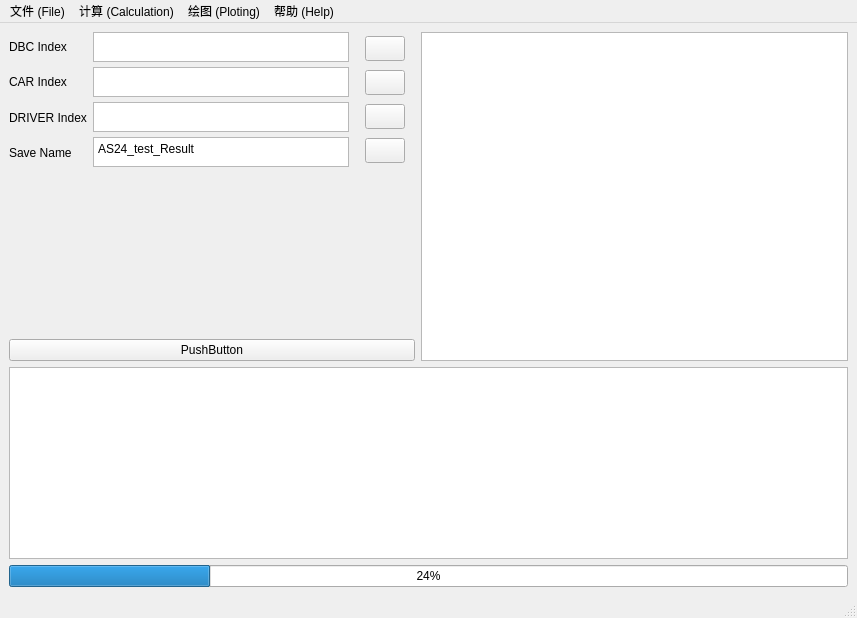
<?xml version="1.0" encoding="UTF-8"?>
<ui version="4.0">
 <class>MainWindow</class>
 <widget class="QMainWindow" name="MainWindow">
  <property name="geometry">
   <rect>
    <x>0</x>
    <y>0</y>
    <width>857</width>
    <height>618</height>
   </rect>
  </property>
  <property name="windowTitle">
   <string>MainWindow</string>
  </property>
  <widget class="QWidget" name="centralwidget">
   <layout class="QGridLayout" name="gridLayout">
    <item row="0" column="0">
     <layout class="QHBoxLayout" name="horizontalLayout">
      <property name="sizeConstraint">
       <enum>QLayout::SetNoConstraint</enum>
      </property>
      <item>
       <layout class="QVBoxLayout" name="verticalLayout">
        <item>
         <widget class="QLabel" name="label">
          <property name="sizePolicy">
           <sizepolicy hsizetype="Fixed" vsizetype="Fixed">
            <horstretch>0</horstretch>
            <verstretch>0</verstretch>
           </sizepolicy>
          </property>
          <property name="maximumSize">
           <size>
            <width>100</width>
            <height>40</height>
           </size>
          </property>
          <property name="font">
           <font>
            <pointsize>9</pointsize>
           </font>
          </property>
          <property name="text">
           <string>DBC Index</string>
          </property>
         </widget>
        </item>
        <item>
         <widget class="QLabel" name="label_2">
          <property name="sizePolicy">
           <sizepolicy hsizetype="Fixed" vsizetype="Fixed">
            <horstretch>0</horstretch>
            <verstretch>0</verstretch>
           </sizepolicy>
          </property>
          <property name="maximumSize">
           <size>
            <width>100</width>
            <height>40</height>
           </size>
          </property>
          <property name="font">
           <font>
            <pointsize>9</pointsize>
           </font>
          </property>
          <property name="text">
           <string>CAR Index</string>
          </property>
         </widget>
        </item>
        <item>
         <widget class="QLabel" name="label_3">
          <property name="sizePolicy">
           <sizepolicy hsizetype="Fixed" vsizetype="Fixed">
            <horstretch>0</horstretch>
            <verstretch>0</verstretch>
           </sizepolicy>
          </property>
          <property name="maximumSize">
           <size>
            <width>100</width>
            <height>40</height>
           </size>
          </property>
          <property name="font">
           <font>
            <pointsize>9</pointsize>
           </font>
          </property>
          <property name="text">
           <string>DRIVER Index</string>
          </property>
         </widget>
        </item>
        <item>
         <widget class="QLabel" name="label_4">
          <property name="sizePolicy">
           <sizepolicy hsizetype="Fixed" vsizetype="Fixed">
            <horstretch>0</horstretch>
            <verstretch>0</verstretch>
           </sizepolicy>
          </property>
          <property name="maximumSize">
           <size>
            <width>100</width>
            <height>40</height>
           </size>
          </property>
          <property name="font">
           <font>
            <pointsize>9</pointsize>
           </font>
          </property>
          <property name="text">
           <string>Save Name</string>
          </property>
         </widget>
        </item>
       </layout>
      </item>
      <item>
       <layout class="QVBoxLayout" name="verticalLayout_2">
        <property name="spacing">
         <number>5</number>
        </property>
        <property name="sizeConstraint">
         <enum>QLayout::SetMaximumSize</enum>
        </property>
        <item>
         <widget class="QPlainTextEdit" name="plainTextEdit">
          <property name="sizePolicy">
           <sizepolicy hsizetype="Fixed" vsizetype="Expanding">
            <horstretch>0</horstretch>
            <verstretch>0</verstretch>
           </sizepolicy>
          </property>
          <property name="maximumSize">
           <size>
            <width>400</width>
            <height>30</height>
           </size>
          </property>
         </widget>
        </item>
        <item>
         <widget class="QPlainTextEdit" name="plainTextEdit_2">
          <property name="sizePolicy">
           <sizepolicy hsizetype="Fixed" vsizetype="Expanding">
            <horstretch>0</horstretch>
            <verstretch>0</verstretch>
           </sizepolicy>
          </property>
          <property name="maximumSize">
           <size>
            <width>400</width>
            <height>30</height>
           </size>
          </property>
         </widget>
        </item>
        <item>
         <widget class="QPlainTextEdit" name="plainTextEdit_3">
          <property name="sizePolicy">
           <sizepolicy hsizetype="Fixed" vsizetype="Expanding">
            <horstretch>0</horstretch>
            <verstretch>0</verstretch>
           </sizepolicy>
          </property>
          <property name="maximumSize">
           <size>
            <width>400</width>
            <height>30</height>
           </size>
          </property>
         </widget>
        </item>
        <item>
         <widget class="QPlainTextEdit" name="plainTextEdit_4">
          <property name="sizePolicy">
           <sizepolicy hsizetype="Fixed" vsizetype="Expanding">
            <horstretch>0</horstretch>
            <verstretch>0</verstretch>
           </sizepolicy>
          </property>
          <property name="maximumSize">
           <size>
            <width>400</width>
            <height>30</height>
           </size>
          </property>
          <property name="plainText">
           <string>AS24_test_Result</string>
          </property>
         </widget>
        </item>
       </layout>
      </item>
      <item>
       <layout class="QVBoxLayout" name="verticalLayout_3">
        <property name="spacing">
         <number>5</number>
        </property>
        <property name="leftMargin">
         <number>10</number>
        </property>
        <property name="topMargin">
         <number>0</number>
        </property>
        <property name="rightMargin">
         <number>10</number>
        </property>
        <item>
         <widget class="QPushButton" name="open_CAR">
          <property name="sizePolicy">
           <sizepolicy hsizetype="Fixed" vsizetype="Fixed">
            <horstretch>0</horstretch>
            <verstretch>0</verstretch>
           </sizepolicy>
          </property>
          <property name="minimumSize">
           <size>
            <width>40</width>
            <height>25</height>
           </size>
          </property>
          <property name="maximumSize">
           <size>
            <width>90</width>
            <height>25</height>
           </size>
          </property>
          <property name="styleSheet">
           <string notr="true">QPushButton{border-image: url(./Image/file.png);}

</string>
          </property>
          <property name="text">
           <string/>
          </property>
         </widget>
        </item>
        <item>
         <widget class="QPushButton" name="open_DBC">
          <property name="sizePolicy">
           <sizepolicy hsizetype="Fixed" vsizetype="Fixed">
            <horstretch>0</horstretch>
            <verstretch>0</verstretch>
           </sizepolicy>
          </property>
          <property name="minimumSize">
           <size>
            <width>40</width>
            <height>25</height>
           </size>
          </property>
          <property name="styleSheet">
           <string notr="true">QPushButton{border-image: url(./Image/file.png);}
</string>
          </property>
          <property name="text">
           <string/>
          </property>
         </widget>
        </item>
        <item>
         <widget class="QPushButton" name="open_DRIVER">
          <property name="sizePolicy">
           <sizepolicy hsizetype="Fixed" vsizetype="Fixed">
            <horstretch>0</horstretch>
            <verstretch>0</verstretch>
           </sizepolicy>
          </property>
          <property name="minimumSize">
           <size>
            <width>40</width>
            <height>25</height>
           </size>
          </property>
          <property name="styleSheet">
           <string notr="true">QPushButton{border-image: url(./Image/file.png);}
</string>
          </property>
          <property name="text">
           <string/>
          </property>
         </widget>
        </item>
        <item>
         <widget class="QPushButton" name="pushButton">
          <property name="sizePolicy">
           <sizepolicy hsizetype="Fixed" vsizetype="Fixed">
            <horstretch>0</horstretch>
            <verstretch>0</verstretch>
           </sizepolicy>
          </property>
          <property name="minimumSize">
           <size>
            <width>40</width>
            <height>25</height>
           </size>
          </property>
          <property name="maximumSize">
           <size>
            <width>16777215</width>
            <height>16777215</height>
           </size>
          </property>
          <property name="styleSheet">
           <string notr="true">QPushButton{border-image: url(./Image/Set_name.png);}
</string>
          </property>
          <property name="text">
           <string/>
          </property>
         </widget>
        </item>
       </layout>
      </item>
     </layout>
    </item>
    <item row="5" column="0" colspan="2">
     <widget class="QProgressBar" name="progressBar">
      <property name="value">
       <number>24</number>
      </property>
     </widget>
    </item>
    <item row="4" column="0" colspan="2">
     <widget class="QTableView" name="DatatableView"/>
    </item>
    <item row="0" column="1" rowspan="4">
     <widget class="QGraphicsView" name="graphicsView">
      <property name="sizePolicy">
       <sizepolicy hsizetype="Expanding" vsizetype="Expanding">
        <horstretch>0</horstretch>
        <verstretch>0</verstretch>
       </sizepolicy>
      </property>
      <property name="minimumSize">
       <size>
        <width>0</width>
        <height>0</height>
       </size>
      </property>
      <property name="maximumSize">
       <size>
        <width>100000</width>
        <height>10000</height>
       </size>
      </property>
      <property name="autoFillBackground">
       <bool>true</bool>
      </property>
     </widget>
    </item>
    <item row="2" column="0" rowspan="2">
     <widget class="QPushButton" name="pushButton_2">
      <property name="text">
       <string>PushButton</string>
      </property>
     </widget>
    </item>
    <item row="1" column="0">
     <spacer name="verticalSpacer">
      <property name="orientation">
       <enum>Qt::Vertical</enum>
      </property>
      <property name="sizeHint" stdset="0">
       <size>
        <width>20</width>
        <height>40</height>
       </size>
      </property>
     </spacer>
    </item>
   </layout>
  </widget>
  <widget class="QMenuBar" name="menubar">
   <property name="geometry">
    <rect>
     <x>0</x>
     <y>0</y>
     <width>857</width>
     <height>23</height>
    </rect>
   </property>
   <widget class="QMenu" name="menu">
    <property name="title">
     <string>文件 (File)</string>
    </property>
    <addaction name="menu_InputData"/>
    <addaction name="separator"/>
    <addaction name="menu_Exit"/>
   </widget>
   <widget class="QMenu" name="menu_3">
    <property name="title">
     <string>绘图 (Ploting)</string>
    </property>
    <addaction name="menu_Engine_Working_Dist"/>
    <addaction name="menu_Shifting_Strategy"/>
    <addaction name="menu_Speed_Dist"/>
   </widget>
   <widget class="QMenu" name="menu_2">
    <property name="title">
     <string>计算 (Calculation)</string>
    </property>
    <addaction name="menu_CalData"/>
   </widget>
   <widget class="QMenu" name="menu_4">
    <property name="title">
     <string>帮助 (Help)</string>
    </property>
    <addaction name="menu_Guildlines"/>
    <addaction name="separator"/>
    <addaction name="menu_ContactUs"/>
   </widget>
   <addaction name="menu"/>
   <addaction name="menu_2"/>
   <addaction name="menu_3"/>
   <addaction name="menu_4"/>
  </widget>
  <widget class="QStatusBar" name="statusbar">
   <property name="sizeGripEnabled">
    <bool>true</bool>
   </property>
  </widget>
  <action name="actiontest">
   <property name="text">
    <string>test</string>
   </property>
  </action>
  <action name="actiontest2">
   <property name="text">
    <string>test2</string>
   </property>
  </action>
  <action name="menu_Engine_Working_Dist">
   <property name="text">
    <string>发动机工况点分布 Engine Work Point Dist.</string>
   </property>
  </action>
  <action name="menu_InputData">
   <property name="text">
    <string>导入测试数据 Input Test Data</string>
   </property>
  </action>
  <action name="menu_CalData">
   <property name="text">
    <string>求解 Solution</string>
   </property>
  </action>
  <action name="menu_Exit">
   <property name="text">
    <string>退出</string>
   </property>
  </action>
  <action name="menu_Guildlines">
   <property name="text">
    <string>操作指南 Guildlines</string>
   </property>
  </action>
  <action name="menu_ContactUs">
   <property name="text">
    <string>联系作者 Contact Us!</string>
   </property>
  </action>
  <action name="menu_Shifting_Strategy">
   <property name="text">
    <string>换挡策略分布 Shifting Strategy Dist.</string>
   </property>
  </action>
  <action name="menu_Speed_Dist">
   <property name="text">
    <string>速度分布 Speed Dist.</string>
   </property>
  </action>
 </widget>
 <resources/>
 <connections/>
</ui>
